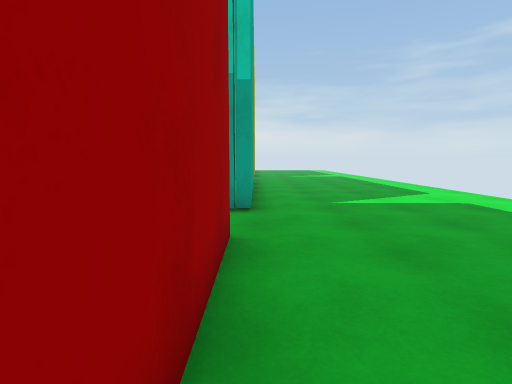
view 1 (above)

20 first-person views from a walk through a 3-D level made in the Unity game engine. The camera is 1.3 m above the floor, tilts 6° down and sees 80° across. The floor is counted in squares, 1 m on a side. Each view is taken from the middle of a square. On the plan, view 1 faces up. The plan holds only what a view shows up to about 14 squares ahead; the rest is blank. The place goes on beyond the plan. Surface patterns are stand-ins for the level's own textures.

view 2
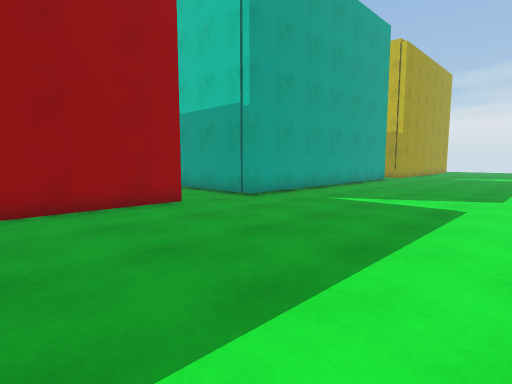

view 3
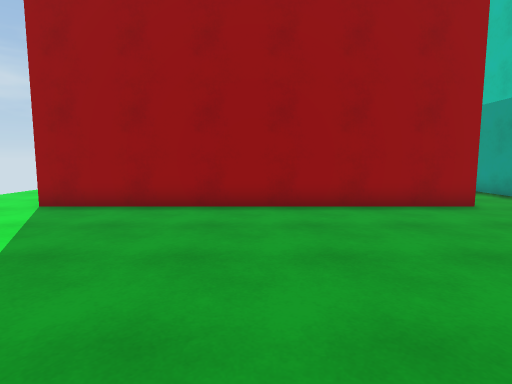

view 4
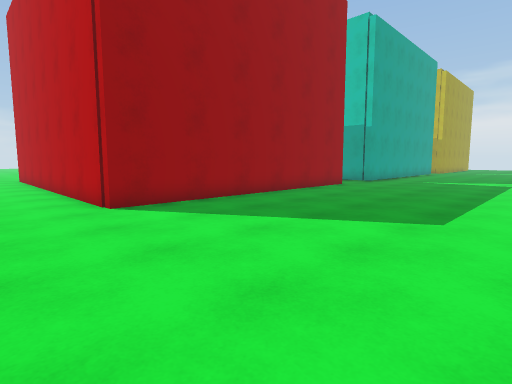

view 5
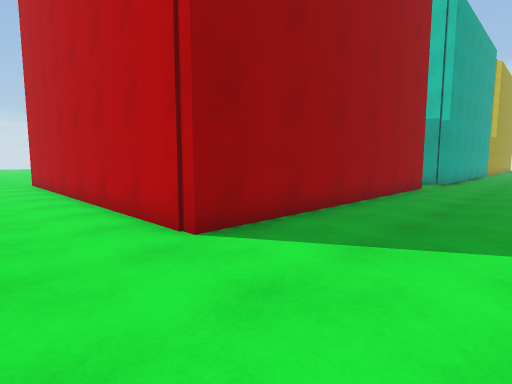

view 6
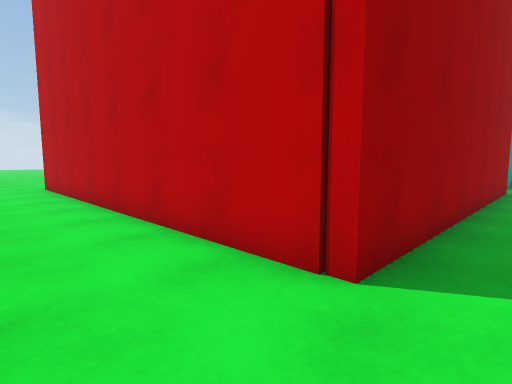

view 7
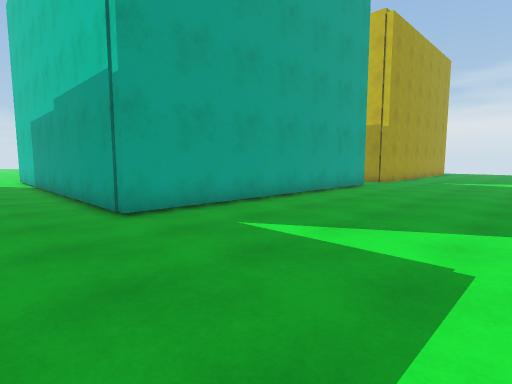

view 8
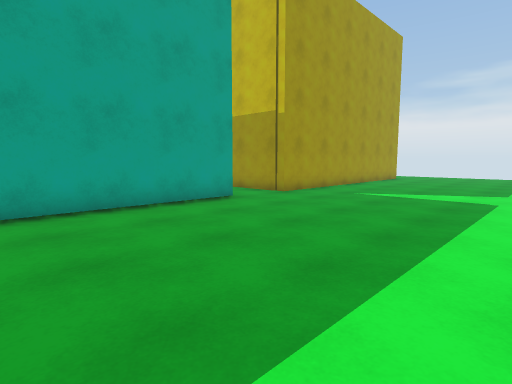

view 9
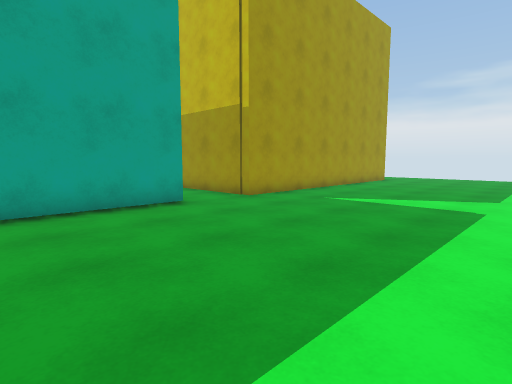

view 10
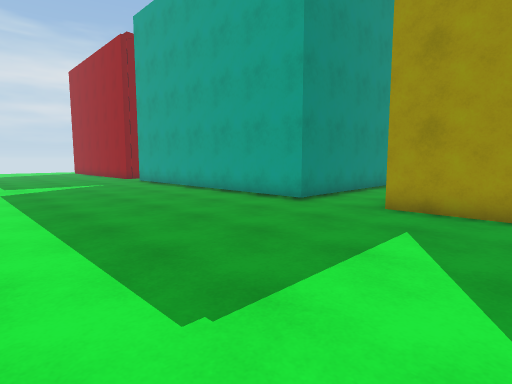

view 11
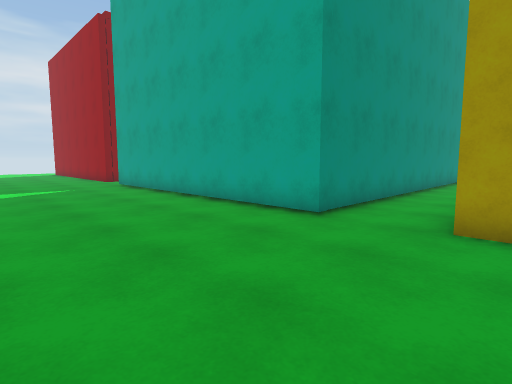

view 12
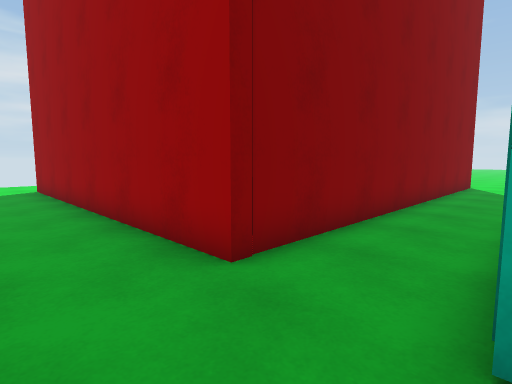

view 13
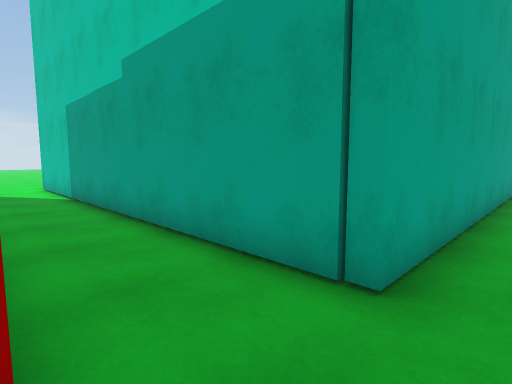

view 14
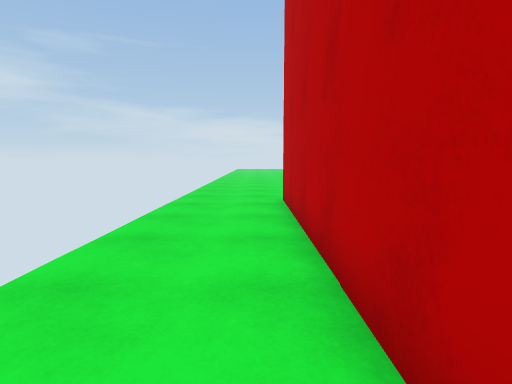

view 15
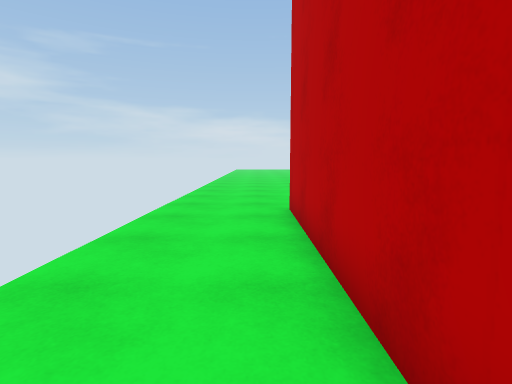

view 16
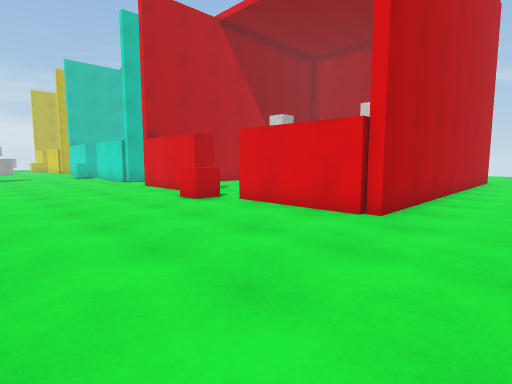

view 17
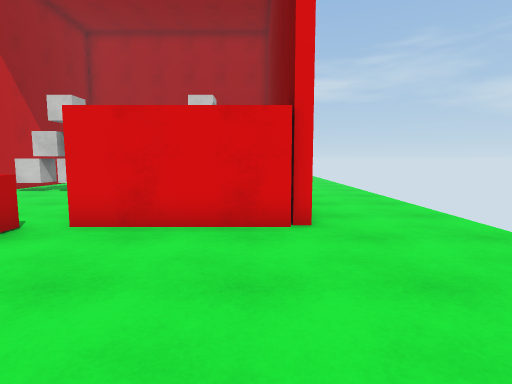

view 18
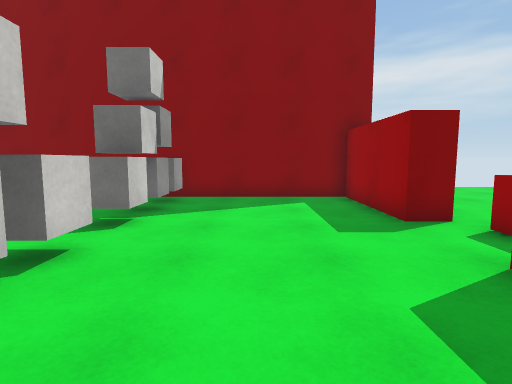

view 19
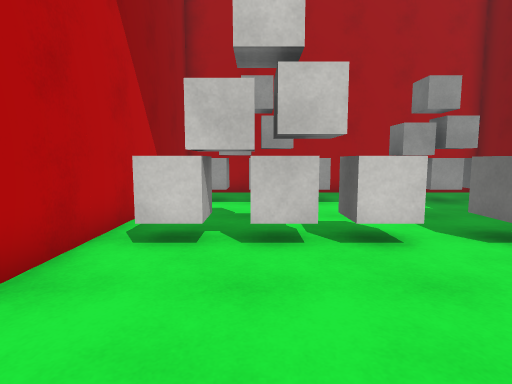

view 20
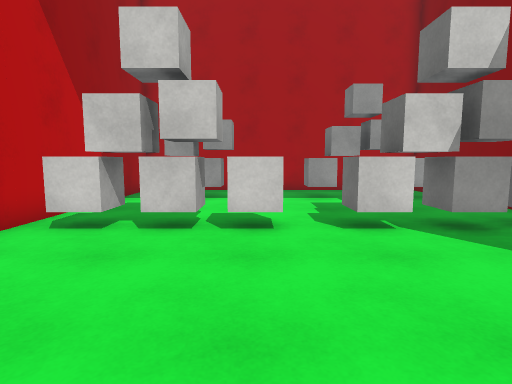

### Floor plan
Points are (right, up) in squares from view 1. A wall is a line through its corners. A room is listed if a view was taken in it or the views show most of it. See-through windows are left out.
Room 1 (views 1, 2, 3, 4, 5, 6, 7, 8, 9, 10, 11, 12, 13, 14, 15)
walls: (-15, 5.1) (-0.4, 5.1) (-0.4, -7.1) (-15, -7.1); (-10, 19.9) (-0.1, 19.9) (-0.1, 7.8) (-14.8, 7.8); (-0.1, 26.5) (-0.1, 22.7) (-4.2, 22.7); (-14.8, -6.7) (-15.2, -6.7)
ways out: opening at (-15.3, -9) to room 2; opening at (-15, 6.5) to room 2
Room 2 (views 16, 17)
walls: (-15, 0.4) (-15, 3); (-15.2, -6.7) (-15.2, -2.4); (-15, -7.1) (-15, -6.7)
ways out: opening at (-15.3, -9) to room 1; opening at (-15, 6.5) to room 1; opening at (-15.3, -1) to room 3
objects: red cube (-16, -1)
Room 3 (views 18, 19, 20)
walls: (-14, 0.4) (-15, 0.4); (-15.2, -2.4) (-14.2, -2.4) (-14.2, -6.7) (-0.8, -6.7) (-0.8, 4.7) (-10, 4.7)
ways out: opening at (-15.3, -1) to room 2
objects: other object (-8, -6) to (-8, -2); other object (-8, 0) to (-8, 4); other object (-3, -6) to (-2, -2); other object (-3, 0) to (-2, 3)

Positions as (right, up) in squares from view 1, and headings:
1: (0, 0), facing up
2: (8, 0), facing up-left
3: (8, -1), facing left
4: (8, -10), facing up-left
5: (4, -10), facing up-left
6: (1, -10), facing up-left
7: (7, 5), facing up-left
8: (8, 13), facing up-left
9: (8, 15), facing up-left
10: (8, 26), facing down-left
11: (6, 24), facing down-left
12: (2, 8), facing down-left
13: (1, 5), facing up-left
14: (-5, -8), facing left
15: (-7, -8), facing left
16: (-22, -10), facing up-right
17: (-21, -6), facing right
18: (-11, 4), facing down
19: (-13, 2), facing right
20: (-14, 0), facing right
